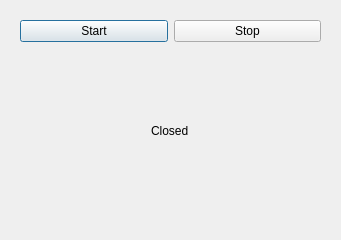
<?xml version="1.0" encoding="UTF-8"?>
<ui version="4.0">
 <class>Dialog</class>
 <widget class="QDialog" name="Dialog">
  <property name="geometry">
   <rect>
    <x>0</x>
    <y>0</y>
    <width>341</width>
    <height>240</height>
   </rect>
  </property>
  <property name="windowTitle">
   <string>Dialog</string>
  </property>
  <layout class="QVBoxLayout" name="verticalLayout">
   <item>
    <widget class="QStackedWidget" name="stackedWidget">
     <property name="currentIndex">
      <number>1</number>
     </property>
     <widget class="QWidget" name="page">
      <layout class="QVBoxLayout" name="verticalLayout_2">
       <item>
        <widget class="QLabel" name="label">
         <property name="text">
          <string>Welcome message</string>
         </property>
        </widget>
       </item>
       <item>
        <widget class="QLineEdit" name="lineEdit">
         <property name="text">
          <string>Welcome to my chat server</string>
         </property>
        </widget>
       </item>
       <item>
        <spacer name="verticalSpacer">
         <property name="orientation">
          <enum>Qt::Orientation::Vertical</enum>
         </property>
         <property name="sizeHint" stdset="0">
          <size>
           <width>20</width>
           <height>40</height>
          </size>
         </property>
        </spacer>
       </item>
       <item>
        <widget class="QLabel" name="label_2">
         <property name="text">
          <string>Port:</string>
         </property>
        </widget>
       </item>
       <item>
        <widget class="QSpinBox" name="spinBoxPort">
         <property name="maximum">
          <number>64000</number>
         </property>
         <property name="value">
          <number>2999</number>
         </property>
        </widget>
       </item>
       <item>
        <spacer name="verticalSpacer_2">
         <property name="orientation">
          <enum>Qt::Orientation::Vertical</enum>
         </property>
         <property name="sizeHint" stdset="0">
          <size>
           <width>20</width>
           <height>40</height>
          </size>
         </property>
        </spacer>
       </item>
      </layout>
     </widget>
     <widget class="QWidget" name="page_2">
      <layout class="QVBoxLayout" name="verticalLayout_3">
       <item>
        <layout class="QHBoxLayout" name="horizontalLayout">
         <item>
          <widget class="QPushButton" name="btnStart">
           <property name="text">
            <string>Start</string>
           </property>
          </widget>
         </item>
         <item>
          <widget class="QPushButton" name="btnStop">
           <property name="text">
            <string>Stop</string>
           </property>
          </widget>
         </item>
        </layout>
       </item>
       <item alignment="Qt::AlignmentFlag::AlignHCenter">
        <widget class="QLabel" name="Status">
         <property name="text">
          <string>Closed</string>
         </property>
        </widget>
       </item>
      </layout>
     </widget>
    </widget>
   </item>
   <item>
    <widget class="QDialogButtonBox" name="buttonBox">
     <property name="standardButtons">
      <set>QDialogButtonBox::StandardButton::NoButton</set>
     </property>
    </widget>
   </item>
  </layout>
 </widget>
 <resources/>
 <connections/>
</ui>
